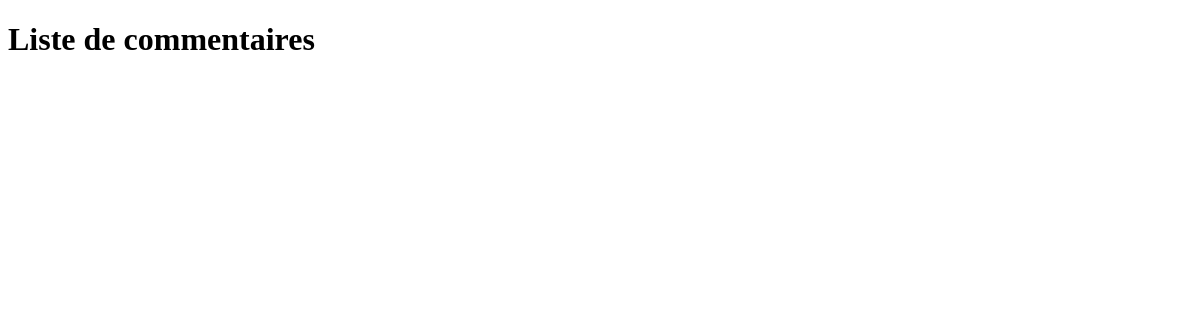
Before: /shop_app/comments/ with the older database file.
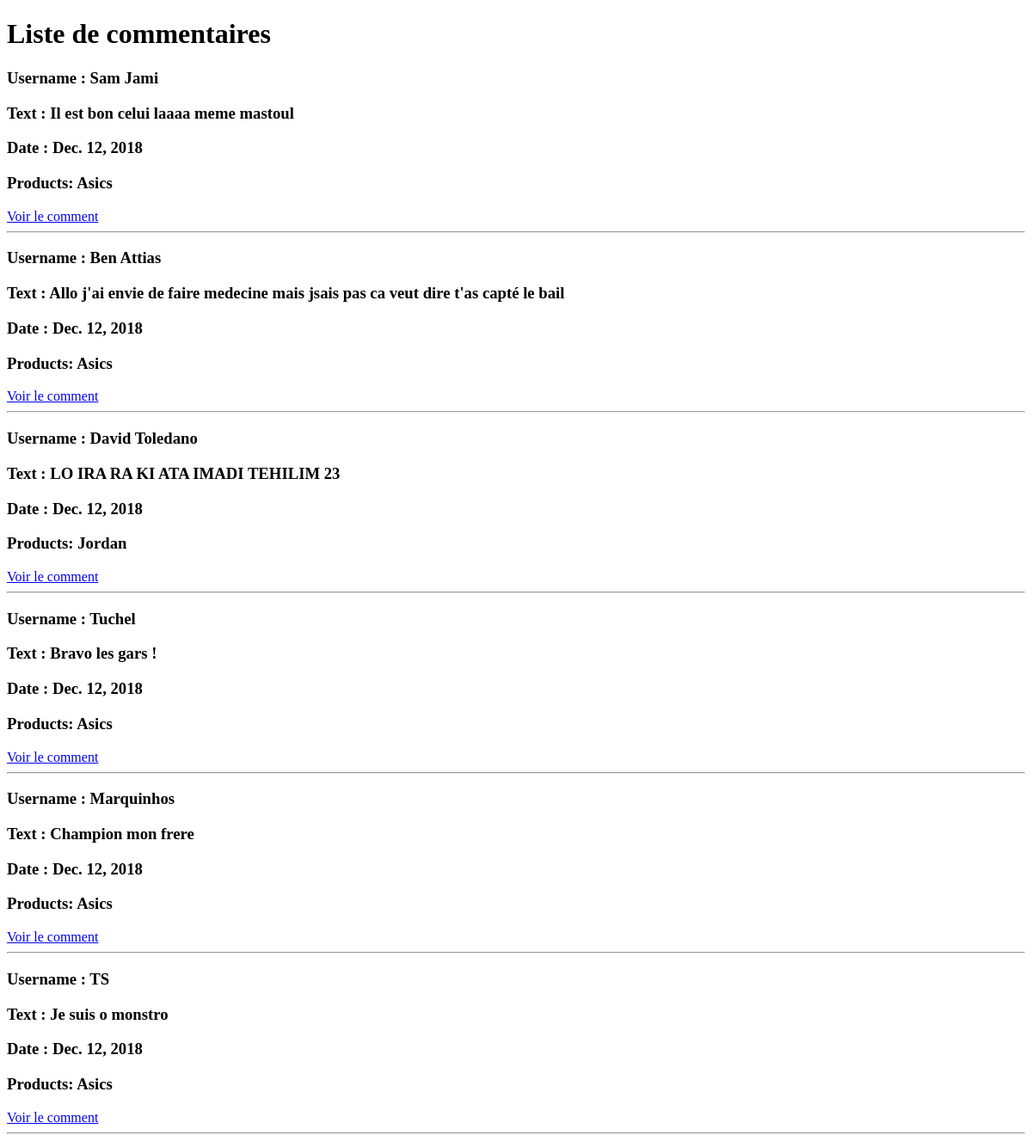
After: the same page with the newer database file.
### shop_app/models.py (models this page shows, shortened)
class Comment(models.Model):
	username = models.CharField(max_length=264)
	text = models.TextField()
	date = models.DateField()
	product = models.ForeignKey(Product , on_delete=models.CASCADE, default=1)

class Product(models.Model):
	name = models.CharField(max_length=264)
	price = models.DecimalField(max_digits=5, decimal_places=2)
	description = models.TextField()
	image = models.ImageField(default='static/images/nikeair.png', upload_to='static/images/')
	def __str__(self):
		return self.name

### shop_app/views.py (the view)
# urls.py: path('comments/', views.comments, name='comments'),
def comments(request):
	comments = Comment.objects.all()
	return render(request, 'comments.html', context={ 'comments': comments })

### shop_app/templates/comments.html (shortened to what this page needs)
<!DOCTYPE html>
<html>
<head>
</head>
<body>
  <h1>Liste de commentaires</h1>
  {% for comment in comments %}
   <h3>Username : {{ comment.username }}</h3>
  <h3>Text : {{ comment.text }}</h3>
  <h3>Date : {{ comment.date }}</h3>
  <h3>Products: {{ comment.product }}</h3>
  <a href="{% url 'shop_app:comment' comment.id %}">Voir le comment</a>
  <hr>
  {% endfor %}
</body>
</html>

Changed rows visible on the page:
added Comment: username "Sam Jami", text "Il est bon celui laaaa meme mastoul", date "Dec. 12, 2018", product "Asics"
added Comment: username "Ben Attias", text "Allo j'ai envie de faire medecine mais jsais pas ca veut dire t'as capté le bail", date "Dec. 12, 2018", product "Asics"
added Comment: username "David Toledano", text "LO IRA RA KI ATA IMADI TEHILIM 23", date "Dec. 12, 2018", product "Jordan"
added Comment: username "Tuchel", text "Bravo les gars !", date "Dec. 12, 2018", product "Asics"
added Comment: username "Marquinhos", text "Champion mon frere", date "Dec. 12, 2018", product "Asics"
added Comment: username "TS", text "Je suis o monstro", date "Dec. 12, 2018", product "Asics"
